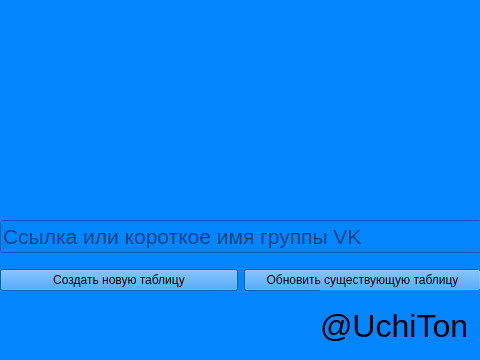
<?xml version="1.0" encoding="UTF-8"?>
<ui version="4.0">
 <class>MainWindow</class>
 <widget class="QMainWindow" name="MainWindow">
  <property name="geometry">
   <rect>
    <x>0</x>
    <y>0</y>
    <width>480</width>
    <height>360</height>
   </rect>
  </property>
  <property name="windowTitle">
   <string>Member list</string>
  </property>
  <property name="windowIcon">
   <iconset>
    <normaloff>NNInr3TBlfw.jpg</normaloff>NNInr3TBlfw.jpg</iconset>
  </property>
  <property name="styleSheet">
   <string notr="true">background-color: rgb(0, 170, 255);
background-color: rgb(3, 133, 255);
</string>
  </property>
  <widget class="QWidget" name="centralwidget">
   <widget class="QWidget" name="verticalLayoutWidget">
    <property name="geometry">
     <rect>
      <x>0</x>
      <y>210</y>
      <width>481</width>
      <height>91</height>
     </rect>
    </property>
    <layout class="QVBoxLayout" name="verticalLayout">
     <property name="spacing">
      <number>6</number>
     </property>
     <property name="sizeConstraint">
      <enum>QLayout::SetDefaultConstraint</enum>
     </property>
     <property name="topMargin">
      <number>0</number>
     </property>
     <item>
      <widget class="QLineEdit" name="Path">
       <property name="font">
        <font>
         <pointsize>16</pointsize>
        </font>
       </property>
       <property name="toolTip">
        <string/>
       </property>
       <property name="statusTip">
        <string/>
       </property>
       <property name="whatsThis">
        <string/>
       </property>
       <property name="styleSheet">
        <string notr="true"/>
       </property>
       <property name="inputMask">
        <string/>
       </property>
       <property name="placeholderText">
        <string>Ссылка или короткое имя группы VK</string>
       </property>
      </widget>
     </item>
     <item>
      <layout class="QHBoxLayout" name="horizontalLayout">
       <item>
        <widget class="QPushButton" name="New">
         <property name="text">
          <string>Создать новую таблицу</string>
         </property>
        </widget>
       </item>
       <item>
        <widget class="QPushButton" name="Exist">
         <property name="text">
          <string>Обновить существующую таблицу</string>
         </property>
        </widget>
       </item>
      </layout>
     </item>
    </layout>
   </widget>
   <widget class="QLabel" name="Uchiton">
    <property name="geometry">
     <rect>
      <x>320</x>
      <y>290</y>
      <width>161</width>
      <height>71</height>
     </rect>
    </property>
    <property name="font">
     <font>
      <pointsize>24</pointsize>
     </font>
    </property>
    <property name="text">
     <string>@UchiTon</string>
    </property>
   </widget>
   <widget class="QLabel" name="Picture">
    <property name="geometry">
     <rect>
      <x>140</x>
      <y>10</y>
      <width>200</width>
      <height>200</height>
     </rect>
    </property>
    <property name="styleSheet">
     <string notr="true"/>
    </property>
    <property name="text">
     <string/>
    </property>
    <property name="pixmap">
     <pixmap>Vk_icon.png</pixmap>
    </property>
    <property name="scaledContents">
     <bool>true</bool>
    </property>
   </widget>
  </widget>
 </widget>
 <resources/>
 <connections/>
</ui>
